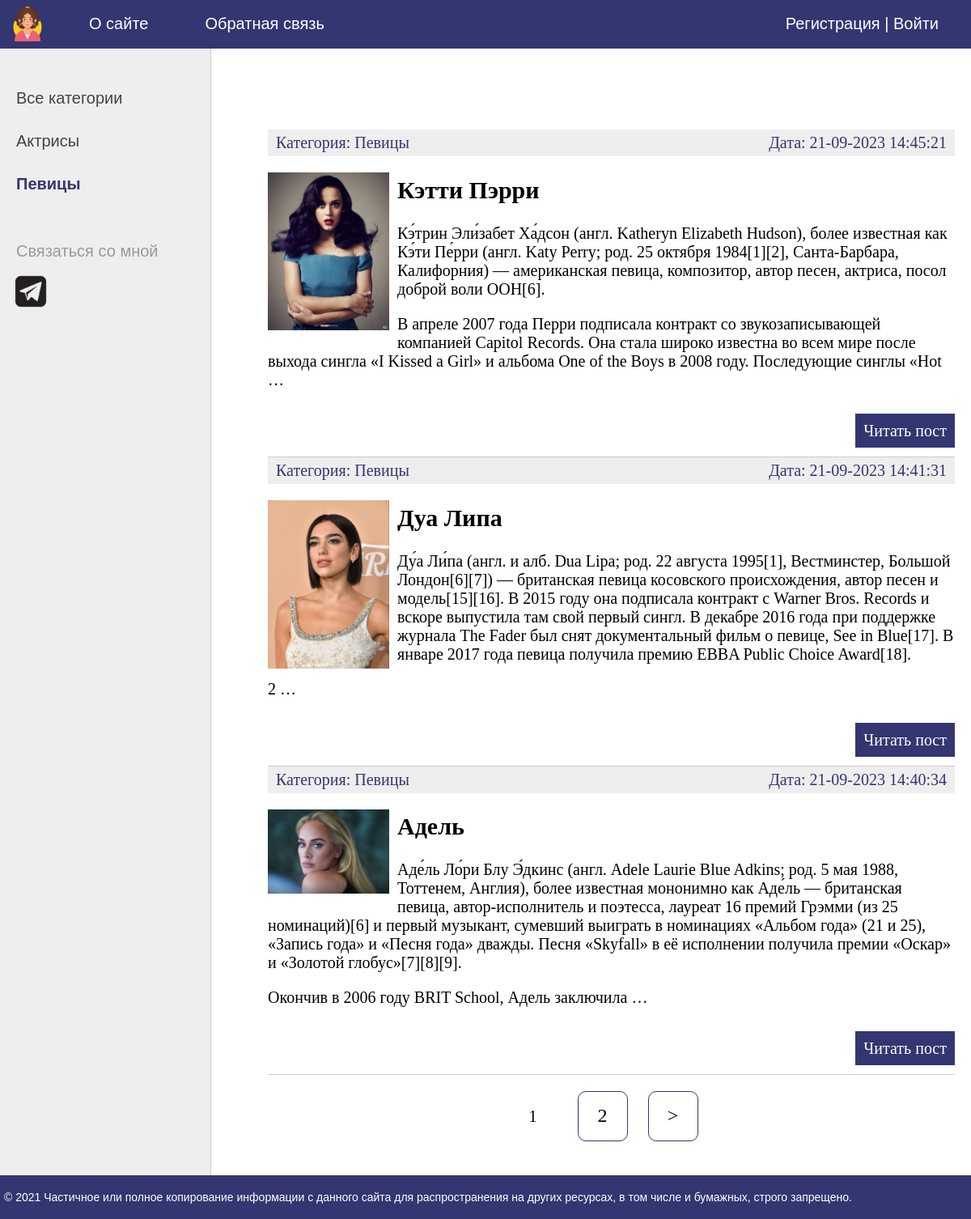
Screenshot of /category/pevicy/ with the database file from the repository.
### women/models.py (models this page shows, shortened)
class Category(models.Model):
    name = models.CharField(max_length=100, db_index=True, verbose_name='Категория')
    slug = models.SlugField(max_length=255, unique=True, db_index=True, verbose_name='URL')
    def __str__(self):
        return self.name
    def get_absolute_url(self):
        return reverse('category', kwargs={'cat_slug': self.slug})
    class Meta:
        verbose_name = 'Категория'
        verbose_name_plural = 'Категории'
        ordering = ['id']

class Women(models.Model):
    title = models.CharField(max_length=255, verbose_name='Заголовок')
    slug = models.SlugField(max_length=255, unique=True, db_index=True, verbose_name='URL')
    content = models.TextField(blank=True, verbose_name='Текст статьи')
    photo = models.ImageField(upload_to='photos/%Y/%m/%d/', verbose_name='Фото')
    time_create = models.DateTimeField(auto_now=True, verbose_name='Время создания')
    time_update = models.DateTimeField(auto_now=True, verbose_name='Время изменения')
    is_published = models.BooleanField(default=True, verbose_name='Публикация')
    cat = models.ForeignKey('Category', on_delete=models.PROTECT, verbose_name='Категории')
    def get_absolute_url(self):
        return reverse('post', kwargs={'post_slug': self.slug})
    class Meta:
        verbose_name = 'Известные женщины'
        verbose_name_plural = 'Известные женщины'
        ordering = ['-time_create']

### women/views.py (the view)
# urls.py: path('category/<slug:cat_slug>/', WomenCategory.as_view(), name='category'),
class WomenCategory(DataMixin, ListView):
    model = Women
    template_name = 'women/index.html'
    context_object_name = 'posts'
    allow_empty = False
    def get_queryset(self):
        return Women.objects.filter(cat__slug=self.kwargs['cat_slug'], is_published=True)
    def get_context_data(self, *, object_list=None, **kwargs):
        context = super().get_context_data(**kwargs)
        c_def = self.get_user_context(title='Категория - ' + str(context['posts'][0].cat), cat_selected=context['posts'][0].cat_id)
        return dict(list(context.items()) + list(c_def.items()))

### women/utils.py (called while the page is built)
    def get_user_context(self, **kwargs):
        context = kwargs
        cats = Category.objects.annotate(Count('women'))
        user_menu = menu.copy()
        if not self.request.user.is_authenticated:
            user_menu.pop(1)
        context['menu'] = user_menu
        context['cats'] = cats
        if 'cat_selected' not in context:
            context['cat_selected'] = 0
        return context

### women/templates/women/index.html (shortened to what this page needs)
{% extends 'women/base.html' %}
{% block content %}
<ul class="list-articles">
	{% for p in posts %}
			<li><div class="article-panel">
	<p class="first">Категория: {{p.cat}}</p>
	<p class="last">Дата: {{p.time_update|date:"d-m-Y H:i:s"}}</p>
</div>
{% if p.photo %}
	<p><img class="img-article-left thumb" src="{{p.photo.url}}"></p>
{% endif %}
				<h2>{{p.title}}</h2>
	{% autoescape off %}
	{{p.content|linebreaks|truncatewords:70}}
	{% endautoescape %}
			<p class="link-read-post"><a href="{{ p.get_absolute_url }}">Читать пост</a></p>
			</li>
	{% endfor %}
</ul>
{% endblock %}

### women/templates/women/base.html (shortened to what this page needs)
{% load static %}
{% load women_tags %}
<!DOCTYPE html>
<html>
<head>
	<link type="text/css" href="{% static 'women/css/styles.css' %}" rel="stylesheet" />
</head>
<body>
<table class="table-page" border=0 cellpadding="0" cellspacing="0">
<tr><td valign=top>
{% block mainmenu %}
		<div class="header">
			<ul id="mainmenu" class="mainmenu">
			<li class="logo"><a href="{% url 'home' %}"><div class="logo"></div></a></li>
{% for m in menu %}
			<li><a href="{% url m.url_name %}">{{m.title}}</a></li>
{% endfor %}
			{% if request.user.is_authenticated %}
			<li class="last">{{ user.username }} | <a href="{% url 'logout' %}">Выйти</a></li>
			{% else %}
			<li class="last"><a href="{% url 'register' %}">Регистрация</a> | <a href="{% url 'login' %}">Войти</a></li>
			{% endif %}
			</ul>
		</div>
{% endblock mainmenu %}
<table class="table-content" border=0 cellpadding="0" cellspacing="0">
<tr>
	<td valign="top" class="left-chapters">
	<ul id="leftchapters">
{% if cat_selected == 0 %}
		<li class="selected">Все категории</li>
{% else %}
		<li><a href="{% url 'home' %}">Все категории</a></li>
{% endif %}
{% for c in cats %}
{% if c.women__count > 0%}
		{% if c.pk == cat_selected %}
			<li class="selected">{{c.name}}</li>
		{% else %}
			<li><a href="{{ c.get_absolute_url }}">{{ c.name }}</a></li>
		{% endif %}
{% endif %}
{% endfor %}
		<li class="share">
		<p>Связаться со мной</p>
		<a class="share-yt" href="https://t.me/stmarusin" target="_blank" rel="nofollow"></a>
		</li>
	</ul>
</td>
<td valign="top" class="content">
	<div class="content-text">
{% block content %}
{% endblock %}
{% if page_obj.has_other_pages %}
<nav class="list-pages">
	<ul>
		{% for p in paginator.page_range %}
		{% if page_obj.number == p %}
		<li class="page-num page-num-selected">{{ p }}</li>
		{% elif p >= page_obj.number|add:-2 and p <= page_obj.number|add:2 %}
		<li class="page-num">
			<a href="?page={{ p }}">{{ p }}</a>
		</li>
		{% endif %}
		{% endfor %}
{% if page_obj.has_next %}
	<li class="page-num">
		<a href="?page={{ page_obj.next_page_number }}">&gt;</a>
	</li>
{% endif %}
	</ul>
</nav>
{% endif %}
	</div>
</td></tr></table>
</td></tr>
<tr><td valign=top>
	<div id="footer">
		<p>&copy; 2021 Частичное или полное копирование информации с данного сайта для распространения на других ресурсах, в том числе и бумажных, строго запрещено.</p>
	</div>
</td></tr></table>
</body>
</html>

### women/static/women/css/styles.css (style rules this page uses)
html, body { font-family: 'Arial'; margin: 0; padding: 0; height: 100%; width: 100%; color: #444; }
a { color: #0059b2; text-decoration: none; }
img { max-width: 600px; height: auto; }
img.img-article-left { max-width: 300px; height: auto; float: left; padding: 0 10px 10px 0; }
img.img-article-left.thumb { max-width: 150px; height: auto; }
p.link-read-post { text-align: right; }
p.link-read-post a { padding: 10px; min-width: 100px; background: #333671; color: #fff; text-decoration: none; }
div.article-panel { background: #eee; padding: 5px 10px 5px 10px; box-sizing: border-box; overflow: hidden; color: #333671; }
div.article-panel p.first { margin: 0; float: left; }
div.article-panel p.last { margin: 0; float: right; }
ul.list-articles { list-style: none; margin: 0; padding: 0; }
ul.list-articles li { border-bottom: 1px solid #ccc; }
.table-page { width: 100%; height: 100%; vertical-align: top; }
.table-page tr { height: 100%; }
.header { background: #333671; height: 60px; }
.logo { background: url('../images/logo2.png') no-repeat 10px 5px; width: 80px; height: 60px; }
ul.mainmenu { list-style: none; margin: 0; padding: 0; height: 60px; color: #fff; font-size: 20px; overflow: hidden; }
ul.mainmenu li { float: left; margin: 18px 40px 0 30px; }
ul.mainmenu li.logo { margin: 0; }
ul.mainmenu li.last { float: right; }
ul.mainmenu li a { color: #fff; text-decoration: none; }
.table-content { width: 100%; min-height: 100%; height: 100%; }
.left-chapters { margin: 0; background: #eee; border-right: 1px solid #ccc; min-height: 100%; }
.left-chapters ul { width: 230px; min-height: 100%; margin: 0; padding: 20px 10px 10px 20px; list-style: none; font-size: 20px; }
.left-chapters ul li { margin: 30px 0 0 0; color: #999; }
.left-chapters ul li.selected { color: #333671; font-weight: Bold; }
.left-chapters ul li a { color: #444; text-decoration: none; }
.left-chapters ul li.share { margin: 60px 30px 0px 0px; }
.left-chapters ul li.share p { margin: 30px 0 0px 0; }
.left-chapters ul li.share a { display: inline-block; width: 40px; height: 40px; margin: -10px 10px 0 0; }
.left-chapters ul li.share a.share-yt { width: 75px; height: 75px; margin-left: -30px; background: url('../images/m_tg4.png') no-repeat 0 0 }
.content { padding: 40px 20px 20px 40px; width: 100%; box-sizing: border-box; }
.content-text { margin: 60px 0 0 30px; color: #000; font-size: 20px; font-family: Yandex Sans Display Light; }
#footer { box-sizing: border-box; background: #333671; padding: 5px; color: #fff; font-size: 14px; font-family: Verdana, Geneva, Arial, Helvetica; text-align: left; overflow: hidden; }
.list-pages { text-align: center; margin: 0 0 20px 0; }
.list-pages ul { margin: 20px 0 0 0; padding: 0; list-style: none; }
.list-pages ul li { display: inline-block; margin: 0 20px 0 0; }
.list-pages a { color: #000; font-size: 24px; text-decoration: none; }
.list-pages .page-num, .page-num-selected { display: inline-block; width: 60px; height: 44px; padding: 16px 0 0 0; border: 1px solid #333671; border-radius: 10px; }
.list-pages .page-num-selected { border: none; color: #000; font-size: 20px; }

### rows the page displays
Category: name "Актрисы"
Category: name "Певицы"
Women: cat "Певицы", time_update "21-09-2023 14:45:21", photo (picture), title "Кэтти Пэрри", content "Кэ́трин Эли́забет Ха́дсон (англ. Katheryn Elizabeth Hudson), более известная как Кэ́ти Пе́рри (англ. Katy Perry; род. 25 октября 1984[1][2], Санта-Барбара, Калифорния) — американская певица, композитор, автор песен, актриса, посол доброй воли ООН[6]. В апреле 2007 года Перри подписала контракт со звукозаписывающей компанией Capitol Records. Она стала широко известна во всем мире после выхода сингла «I Kissed a Girl» и альбома One of the Boys в 2008 году. Последующие синглы «Hot …"
Women: cat "Певицы", time_update "21-09-2023 14:41:31", photo (picture), title "Дуа Липа", content "Ду́а Ли́па (англ. и алб. Dua Lipa; род. 22 августа 1995[1], Вестминстер, Большой Лондон[6][7]) — британская певица косовского происхождения, автор песен и модель[15][16]. В 2015 году она подписала контракт с Warner Bros. Records и вскоре выпустила там свой первый сингл. В декабре 2016 года при поддержке журнала The Fader был снят документальный фильм о певице, See in Blue[17]. В январе 2017 года певица получила премию EBBA Public Choice Award[18]. 2 …"
Women: cat "Певицы", time_update "21-09-2023 14:40:34", photo (picture), title "Адель", content "Аде́ль Ло́ри Блу Э́дкинс (англ. Adele Laurie Blue Adkins; род. 5 мая 1988, Тоттенем, Англия), более известная мононимно как Аде́ль — британская певица, автор-исполнитель и поэтесса, лауреат 16 премий Грэмми (из 25 номинаций)[6] и первый музыкант, сумевший выиграть в номинациях «Альбом года» (21 и 25), «Запись года» и «Песня года» дважды. Песня «Skyfall» в её исполнении получила премии «Оскар» и «Золотой глобус»[7][8][9]. Окончив в 2006 году BRIT School, Адель заключила …"

### other values shown
{{ m.title }} "О сайте" "Обратная связь"
{{ p }} "1"
{{ p }} "2"
